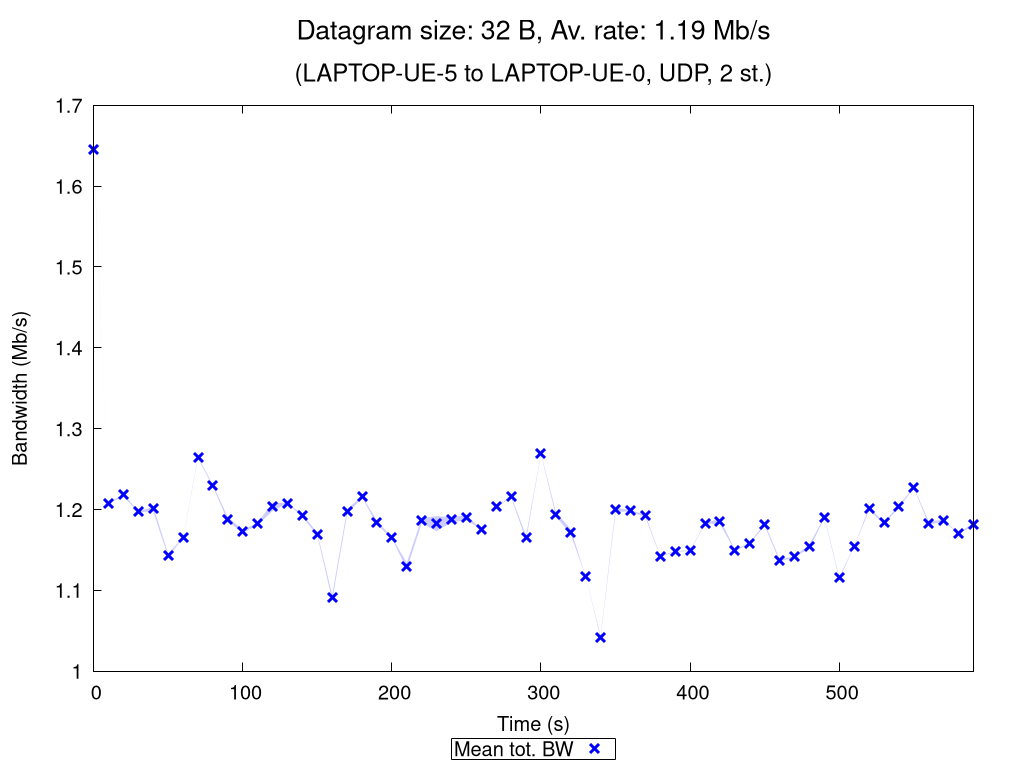

Write gnuplot code to recreate this figure.
set terminal pngcairo nocrop enhanced size 1024,768 font "Verdana,15"
set output "UDP_2_st_2020_10_17_22-39-15_two2one_00032B.png"

set title "{/=20 Datagram size: 32 B, Av. rate: 1.19 Mb/s}\n\n{/=18 (LAPTOP-UE-5 to LAPTOP-UE-0, UDP, 2 st.)}"

set xlabel "Time (s)"
set ylabel "Bandwidth (Mb/s)"
set ytics nomirror
set key bmargin center horizontal box samplen 1 width -1
set bmargin 4.6
set rmargin 4.5

rf = 1000000.0  # rate factor
set style fill transparent solid 0.2 noborder
set autoscale xfix
plot "UDP_2_st_2020_10_17_22-39-15_two2one_00032B_iperf_processed.dat" using 1:($2/rf-$3/rf):($2/rf+$3/rf) with filledcurves lc rgb "blue" notitle, \
     "" using 1:($2/rf) with points pt 2 ps 1.5 lw 3 lc rgb "blue" title "Mean tot. BW", \
